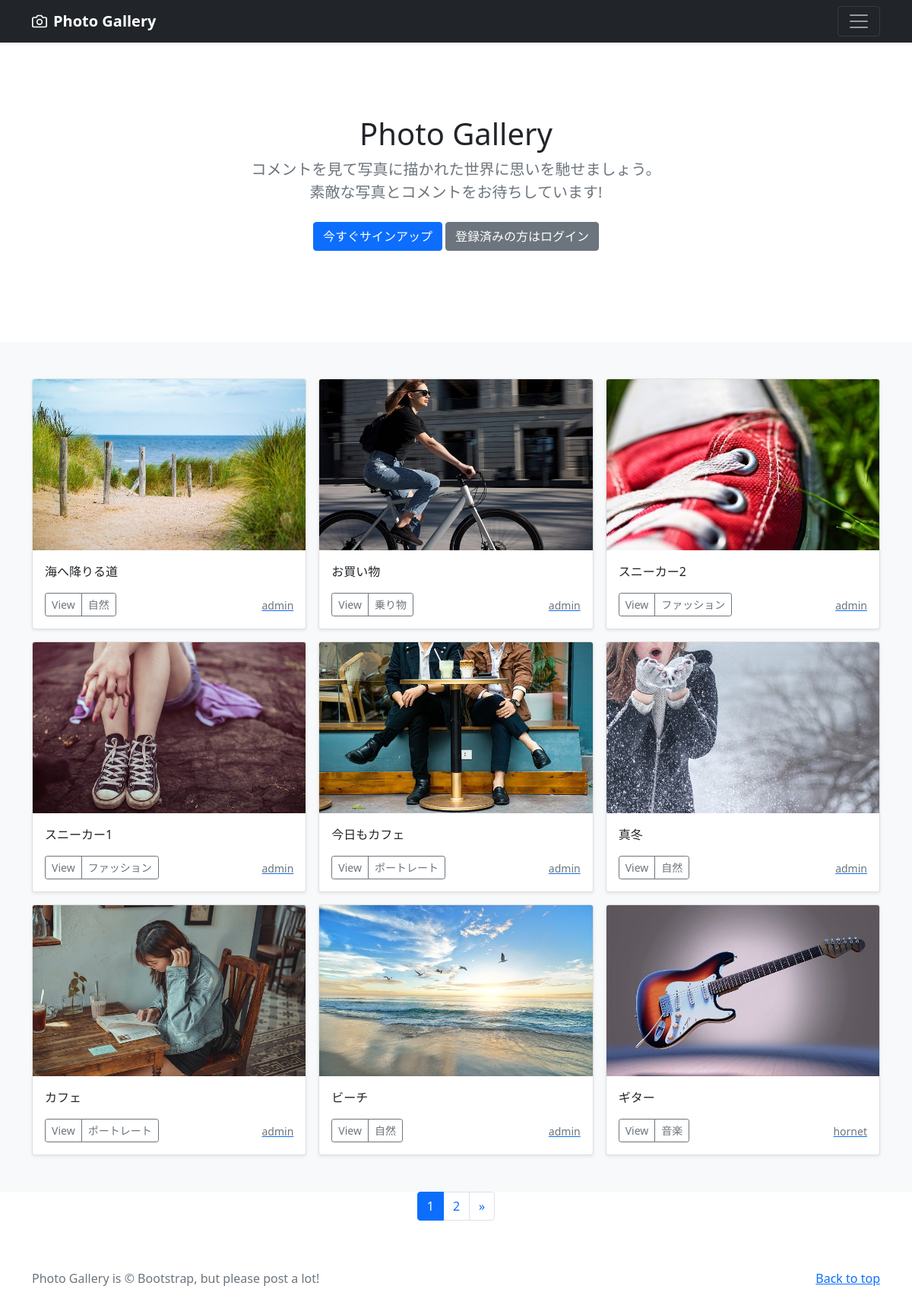
The page / on the database its author committed.
### photo/models.py (models this page shows, shortened)
class PhotoPost(models.Model):
    user = models.ForeignKey(
        CustomUser,
        verbose_name='ユーザー',
        on_delete=models.CASCADE
        )
    category = models.ForeignKey(
        Category,
        verbose_name='カテゴリ',
        on_delete=models.PROTECT
        )
    title = models.CharField(
        verbose_name='タイトル', #フィールドのタイトル
        max_length=200          #最大文字数は200
        )
    comment = models.TextField(
        verbose_name='コメント', #フィールドのタイトル
        )
    image1 = models.ImageField(
        verbose_name='イメージ1', #フィールドのタイトル
        upload_to = 'photos'     #MEDIA_ROOT以下のphotosにファイルを保存
        )
    image2 = models.ImageField(
        verbose_name='イメージ2', #フィールドのタイトル
        upload_to = 'photos',    #MEDIA_ROOT以下のphotosにファイルを保存
        blank=True,              #フィールド値の設定は必須でない
        null=True                #データベースにnullが保存されることを許容
        )
    posted_at = models.DateTimeField(
        verbose_name='投稿日時',  #フィールドのタイトル
        auto_now_add=True        #日時を自動追加
        )

class Category(models.Model):
    title = models.CharField(
        verbose_name='カテゴリ', #フィールドのタイトル
        max_length=20)

### accounts/models.py (models this page shows)
class CustomUser(AbstractUser):
    pass

### photo/views.py (the view)
# urls.py: path('', views.IndexView.as_view(), name='index'),
class IndexView(ListView):
    template_name ='index.html'
    queryset = PhotoPost.objects.order_by('-posted_at')
    paginate_by = 9

### photo/templates/index.html (shortened to what this page needs)
{% extends 'base.html' %}
      {% block contents %}
      {% include "photos_title.html" %}
      {% include "photos_list.html" %}
      {% include "pagination.html" %}
      {% endblock %}

### photo/templates/photos_list.html (shortened to what this page needs)
  <div class="album py-5 bg-light">
    <div class="container">
      <div class="row row-cols-1 row-cols-sm-2 row-cols-md-3 g-3">
        {% for record in object_list %}
        <div class="col">
          <div class="card shadow-sm">
            <img src="{{ record.image1.url }}"
                 class="bd-placeholder-img card-img-top"
                 width="100%" height="225"
                 xmlns="http://www.w3.org/2000/svg"
                 role="img" aria-label="Placeholder: Thumbnail"
                 preserveAspectRatio="xMidYMid slice"
                 focusable="false">
                 <rect width="100%" height="100%" fill="#55595c"/>
            <div class="card-body">
              <p class="card-text">
                {{record.title}}
              </p>
              <div class="d-flex justify-content-between align-items-center">
                <div class="btn-group">
                  <button type="button"
                          class="btn btn-sm btn-outline-secondary"
                          onclick="location.href='{% url 'photo:photo_detail' record.pk %}'">
                          View</button>
                  <button type="button"
                          class="btn btn-sm btn-outline-secondary"
                          onclick="location.href='{% url 'photo:photos_cat' category=record.category.id %}'">
                          {{record.category.title}}</button>
                </div>
                <a href="{% url 'photo:user_list' user=record.user.id %}">
                  <small class="text-muted">
                    {{record.user.username}}</small>
                </a>
              </div>
            </div>
          </div>
        </div>
        {% endfor %}
      </div>
    </div>
  </div>

### photo/templates/base.html (style rules this page uses)
.bd-placeholder-img { font-size: 1.125rem; text-anchor: middle; -webkit-user-select: none; -moz-user-select: none; user-select: none; }

### rows shown on the page
PhotoPost: image1 (picture), title "海へ降りる道", category "自然", user.username "admin"
PhotoPost: image1 (picture), title "お買い物", category "乗り物", user.username "admin"
PhotoPost: image1 (picture), title "スニーカー2", category "ファッション", user.username "admin"
PhotoPost: image1 (picture), title "スニーカー1", category "ファッション", user.username "admin"
PhotoPost: image1 (picture), title "今日もカフェ", category "ポートレート", user.username "admin"
PhotoPost: image1 (picture), title "真冬", category "自然", user.username "admin"
PhotoPost: image1 (picture), title "カフェ", category "ポートレート", user.username "admin"
PhotoPost: image1 (picture), title "ビーチ", category "自然", user.username "admin"
PhotoPost: image1 (picture), title "ギター", category "音楽", user.username "hornet"

### other values the page prints
{{ num }} "1"
{{ num }} "2"
